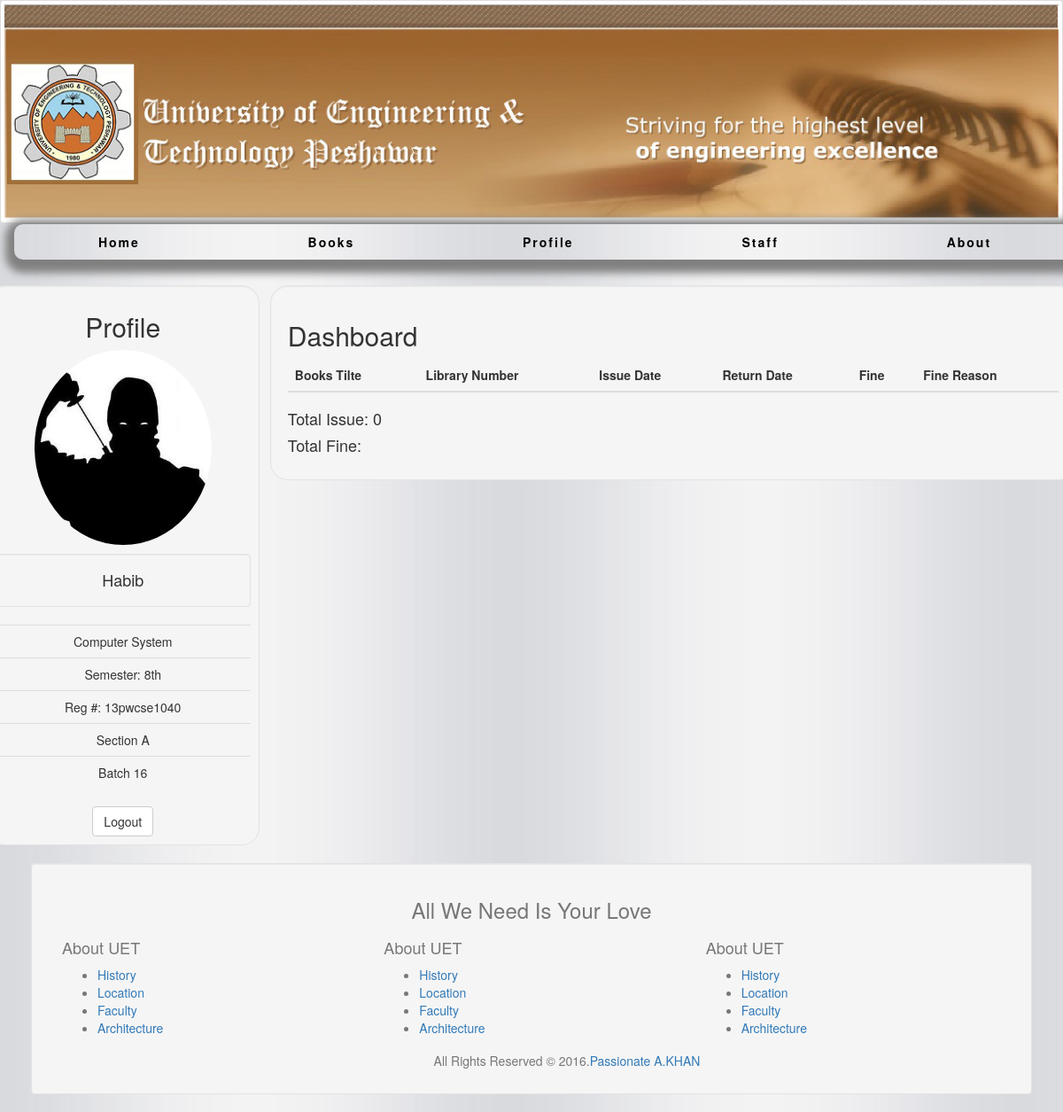
Page /profile.php (signed in) on the committed database.
### tables this page shows
CREATE TABLE `student` (
  `Student_Reg` varchar(12) NOT NULL,
  `Student_Name` varchar(50) NOT NULL,
  `Section` varchar(1) DEFAULT NULL,
  `Semester` varchar(3) DEFAULT NULL,
  `Batch_Number` int(11) DEFAULT NULL,
  `Mobile` varchar(11) DEFAULT NULL,
  `Profile_Picture` varchar(300) DEFAULT NULL,
  PRIMARY KEY (`Student_Reg`)
);

### profile-after.php (the view, shortened to what this page needs)
<?php
include('Scripts/connection.php');
 if (isset($_SESSION['user_id']) && !empty($_SESSION['user_id']))
 $std_reg = $_SESSION['user_id'] ;
$query = "CALL Get_Student_Details('$std_reg')";
$query_result = mysqli_query($conn,$query);
$Row = mysqli_fetch_assoc($query_result) ;
$Student_Reg = $Row['Student_Reg'] ;
$Student_Name = $Row['Student_Name'] ;
$Section = $Row['Section'] ;
$Semester = $Row['Semester'] ;
$Batch_Number = $Row['Batch_Number'] ;
$Profile_Picture = substr($Row['Profile_Picture'], 1) ;
?>
<!DOCTYPE html>
<html lang="en">
  <?php
    require './head.php' ;
  ?>
<body>
<?php
  require './header.php' ;
?>
<div class="container-fluid main-content">
  <div class="row first-row">
        <div class="col-sm-offset-3 col-sm-6 col-md-offset-0 col-md-3 text-center well well-sm profile">
          <h2 class="">Profile</h2>
          <img src="<?php echo $Profile_Picture; ?>" class="img-circle img-fluid" alt="profile" width="200" height="220">
          <h4 class="well"><?php echo $Student_Name; ?></h4>
          <table class="table table-hover">
            <tbody>
              <tr>
                <td>Computer System</td>
              </tr>
              <tr>
                <td>Semester: <?php echo $Semester; ?></td>
              </tr>
              <tr>
                <td>Reg #: <?php echo $Student_Reg; ?></td>
              </tr>
              <tr>
                <td>Section <?php echo $Section; ?></td>
              </tr>
              <tr>
                <td>Batch <?php echo $Batch_Number; ?></td>
              </tr>
            </tbody>
          </table>
          <a href="./Scripts/logout.php" type="button" class="btn btn-default"> Logout </a>
        </div>
        <div class="col-sm-12 col-md-9 well dashboard">
          <h2>Dashboard</h2>
          <div class="table-responsive">
            <table class="table">
              <thead>
                <tr>
                  <th>Books Tilte</th>
                  <th>Library Number</th>
                  <th>Issue Date</th>
                  <th>Return Date</th>
                  <th>Fine</th>
                  <th>Fine Reason</th>
                </tr>
              </thead>
<?php
include('Scripts/connection.php');
  $ID = $_SESSION['user_id'];
  $Query = "SELECT sum(Fine) AS 'Fine' from borrow where Student_Reg='$ID'";
  $Query_Result = mysqli_query($conn,$Query);
  $Fine_Row     = mysqli_fetch_assoc($Query_Result);
  $Total_Fine = $Fine_Row['Fine'];
  $Query = "select count(*) as 'Total'from borrow WHERE Return_Date is NULL AND Student_Reg='$ID'";
  $Query_TB = mysqli_query($conn,$Query);
  $Q2 = mysqli_fetch_assoc($Query_TB);
  $T_Book = $Q2['Total'];
                ?>
            </table>
            <?php
            echo '<h4>Total Issue: '.$T_Book.' </h4>';
            echo '<h4>Total Fine: '.$Total_Fine.' </h4>';
            ?>
          </div>
        </div>
  </div>
  <?php
    require './footer.php' ;
  ?>
</div>
</body>
</html>

### css/styles.css (style rules this page uses)
body { background-image: url("../images/bg1.jpg") ; background-repeat: repeat; }
@media only screen and (min-width: 1100px) { .main-content { width: 1160px; } }
@media only screen and (min-width: 1100px) { .first-row { margin-right: -50px; margin-left: -50px; } }
@media only screen and (min-width: 1100px) { .dashboard { border-radius: 20px; width: 74%; margin-left: 1%; } }
.profile { border-radius: 20px; }

### rows in the picture
student: Profile_Picture (picture), Student_Name "Habib", Semester "8th", Student_Reg "13pwcse1040", Section "A", Batch_Number "16"

### other values in the picture
$T_Book "0"
